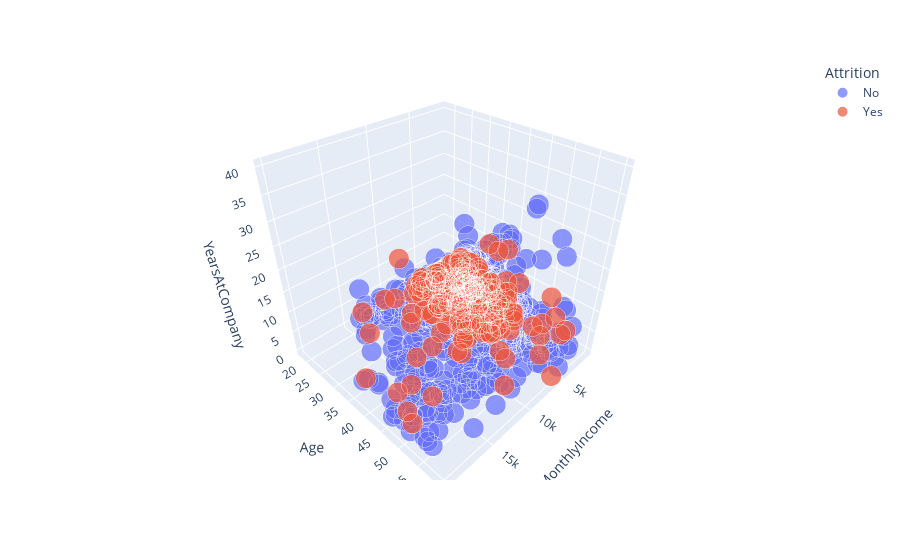

Write notebook code for a chart like this one.
### Code cell
fig = px.scatter_3d(ls, x='MonthlyIncome', y='Age', z='YearsAtCompany',
              color='Attrition', size="DimPoint"
                   )
fig.show()

### Figure 1 — Plotly figure (JSON) as saved in the notebook; plotly's stock layout.template omitted (floating-point values rounded to 4 significant figures; data arrays with more than 128 entries replaced by an {"elided": "..."} marker saying what was removed)
{"data": [{"hovertemplate": "Attrition=No<br>MonthlyIncome=%{x}<br>Age=%{y}<br>YearsAtCompany=%{z}<br>DimPoint=%{marker.size}<extra></extra>", "legendgroup": "No", "marker": {"color": "#636efa", "size": {"elided": "1233 int values"}, "sizemode": "area", "sizeref": 0.0025, "symbol": "circle"}, "mode": "markers", "name": "No", "scene": "scene", "showlegend": true, "type": "scatter3d", "x": {"elided": "1233 int values"}, "y": {"elided": "1233 int values"}, "z": {"elided": "1233 int values"}}, {"hovertemplate": "Attrition=Yes<br>MonthlyIncome=%{x}<br>Age=%{y}<br>YearsAtCompany=%{z}<br>DimPoint=%{marker.size}<extra></extra>", "legendgroup": "Yes", "marker": {"color": "#EF553B", "size": {"elided": "237 int values"}, "sizemode": "area", "sizeref": 0.0025, "symbol": "circle"}, "mode": "markers", "name": "Yes", "scene": "scene", "showlegend": true, "type": "scatter3d", "x": {"elided": "237 int values"}, "y": {"elided": "237 int values"}, "z": {"elided": "237 int values"}}], "layout": {"legend": {"itemsizing": "constant", "title": {"text": "Attrition"}, "tracegroupgap": 0}, "margin": {"t": 60}, "scene": {"domain": {"x": [0, 1], "y": [0, 1]}, "xaxis": {"title": {"text": "MonthlyIncome"}}, "yaxis": {"title": {"text": "Age"}}, "zaxis": {"title": {"text": "YearsAtCompany"}}}}}
